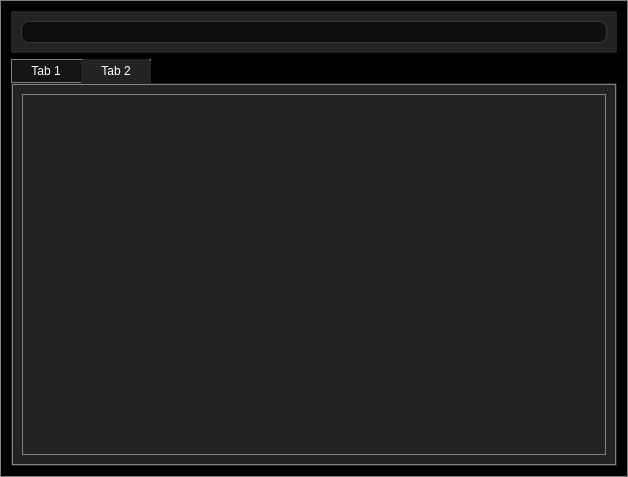
<?xml version="1.0" encoding="UTF-8"?>
<ui version="4.0">
 <class>ExampleForm</class>
 <widget class="QWidget" name="ExampleForm">
  <property name="geometry">
   <rect>
    <x>0</x>
    <y>0</y>
    <width>628</width>
    <height>477</height>
   </rect>
  </property>
  <property name="windowTitle">
   <string>Form</string>
  </property>
  <property name="styleSheet">
   <string notr="true">/* Unreal Engine 5 like Qt Stylesheet https://coolors.co/151515-242424-2f2f2f-353535-4f4f4f-575757-8f8f8f-c0c0c0 .qss is Qt stylesheet and can be modified directly .scss is preprocessor for .css like file, more information please see: https://sass-lang.com/guide https://github.com/spyder-ide/qtsass to compile .scss to .qss use command: `qtsass ue.scss -o ue.qss` */

QWidget#ExampleForm {
background-color: black;
}

QMainWindow {
     background-color: #151515;
     color: white;
     font-family: &quot;Roboto&quot;;
}
 #centralwidget {
     background-color: #151515;
}

 QWidget {
     background-color: #242424;
     color: white;
     font-family: &quot;Roboto&quot;;
border: 1px solid gray;

     }

     


 QGroupBox, QFrame {
     background-color: #242424;
     border-style: transparent;
}
 QGroupBox {
     padding-top: 10px;
}
 QGroupBox::title {
     padding: 0px;
}
 QMenuBar {
     background-color: #151515;
     color: #c0c0c0;
}
 QMenuBar::item {
     padding: 5px 12px 5px 12px;
}
 QMenuBar::item:selected {
     background-color: #575757;
     color: white;
}
 QMenuBar::item:pressed {
     background-color: #0664c3;
}
 QMenu {
     padding-top: 3px;
     background-color: #2f2f2f;
}
 QMenu::item {
     padding: 5px 10px 5px 10px;
     min-width: 180px;
}
 QMenu::item:selected {
     background-color: #0664c3;
}
 QLabel {
     color: #c0c0c0;
     background-color: transparent;
}
 QLineEdit, QComboBox, QSpinBox, QDoubleSpinBox {
     color: #c0c0c0;
     background-color: #0f0f0f;
     height: 20px;
     padding-left: 6px;
     border-radius: 3px;
     border: 1px solid #353535;
}
 QLineEdit:hover, QComboBox:hover {
     border-color: #4f4f4f;
}
 QLineEdit:focus {
     border-color: rgb(6, 100, 195)
}
 QLineEdit {
     border-radius: 8px;
}
 QComboBox::drop-down {
     border: none;
     padding-right: 5px;
}
 QComboBox::down-arrow {
     image: url(:/icons/arrow-down.svg);
     width: 15px;
}
 QComboBox::down-arrow:hover {
     image: url(:/icons/arrow-down-white.svg);
}
 QComboBox:disabled {
     color: #8f8f8f;
     background-color: #353535;
     border-style: transparent;
}
 QSpinBox::up-button, QDoubleSpinBox::up-button {
     image: url(:/icons/arrow-up.svg);
     subcontrol-position: top right;
     padding: 2px 2px 0px 0px;
     width: 15px;
}
 QSpinBox::up-button:hover, QDoubleSpinBox::up-button:hover {
     image: url(:/icons/arrow-up-white.svg);
}
 QSpinBox::down-button, QDoubleSpinBox::down-button {
     image: url(:/icons/arrow-down.svg);
     subcontrol-position: bottom right;
     padding: 0px 2px 2px 0px;
     width: 15px;
}
 QSpinBox::down-button:hover, QDoubleSpinBox::down-button:hover {
     image: url(:/icons/arrow-down-white.svg);
}
 QPushButton {
     background-color: #353535;
     height: 20px;
     padding-bottom: 1px;
     border-radius: 3px;
     border: 1px solid black;
}
 QPushButton:hover {
     background-color: #575757;
}
 QPushButton:checked {
     color: white;
     background-color: #0664c3;
}
 QPushButton:checked:hover {
     background-color: #0070e0;
}
 QPushButton:disabled {
     color: #8f8f8f;
     background-color: #353535;
     border-style: transparent;
}
 QPushButton:flat {
     background-color: transparent;
     color: #c0c0c0;
     border-style: transparent;
}
 QPushButton:flat:hover {
     color: white;
     background-color: #353535;
}
 QPushButton:flat:disabled {
     color: #575757;
}





 QRadioButton {
     color: white;
     background-color: transparent;
     height: 20px;
}
 QRadioButton::indicator {
     height: 9px;
     width: 9px;
}
 QRadioButton::indicator:checked {
     image: url(:/icons/radio.svg);
}
 QRadioButton::indicator:unchecked {
     image: url(:/icons/unradio.svg);
}
 QCheckBox {
     color: white;
     background-color: transparent;
     height: 20px;
}
 QGroupBox::indicator, QCheckBox::indicator {
     height: 15px;
     width: 15px;
     border-radius: 3px;
     border: 1px solid #353535;
     background-color: #0f0f0f;
}
 QGroupBox::indicator:hover, QCheckBox::indicator:hover {
     border-color: #4f4f4f;
}
 QGroupBox::indicator:checked, QCheckBox::indicator:checked {
     image: url(:/icons/check.svg);
}
 QTableView, QTreeView, QListView {
     background-color: #151515;
}
 QTableView::item, QTreeView::item, QListView::item {
     color: #c0c0c0;
}
 QTableView::item::selected, QTreeView::item::selected, QListView::item::selected {
     selection-color: white;
     selection-background-color: #0070e0;
}
 QTableView::item::selected:focus, QTreeView::item::selected:focus, QListView::item::selected:focus {
     background-color: #0070e0;
}
 QTableView::indicator:unchecked, QTreeView::indicator:unchecked, QListView::indicator:unchecked {
     image: url(:/icons/uncheck.svg);
}
 QTableView::indicator:checked, QTreeView::indicator:checked, QListView::indicator:checked {
     image: url(:/icons/check.svg);
}
 QHeaderView::section {
     background-color: #2f2f2f;
     padding-left: 5px;
     color: #c0c0c0;
     border: none;
}
 QHeaderView::section::horizontal {
     border-left: 1px solid #151515;
}
 QHeaderView::section::vertical {
     border-top: 1px solid #151515;
}
 QHeaderView::section:hover {
     background-color: #353535;
}
 QTreeView::branch:closed:has-children {
     image: url(:/icons/triangle-right.svg);
}
 QTreeView::branch:closed:has-children:hover {
     image: url(:/icons/triangle-right-white.svg);
}
 QTreeView::branch:open:has-children {
     image: url(:/icons/triangle-down.svg);
}
 QTreeView::branch:open:has-children:hover {
     image: url(:/icons/triangle-down-white.svg);
}
 QTableWidget QTableCornerButton::section {
     background-color: #2f2f2f;
}
 QProgressBar {
     background-color: #151515;
     border: 1px transparent black;
     height: 10px;
     color: transparent;
}
 QProgressBar::chunk {
     border-image: url(:/icons/progress-pattern.svg) 0 0 0 0 repeat repeat;
}
 QSlider {
     border: 1px solid #353535;
     border-radius: 3px;
}
 QSlider:horizontal {
     height: 18px;
}
 QSlider:vertical {
     width: 18px;
}
 QSlider::groove {
     border: 1px solid #151515;
     background: #151515;
     border-radius: 3px;
}
 QSlider::groove:horizontal {
     height: 16px;
}
 QSlider::groove:vertical {
     width: 16px;
}
 QSlider::handle {
     background: #353535;
     border-radius: 3px;
}
 QSlider::handle:hover {
     background: #575757;
}
 QSlider::handle:horizontal {
     width: 30px;
}
 QSlider::handle:vertical {
     height: 30px;
}
 QScrollBar {
     background: #151515;
}
 QScrollBar:horizontal {
     height: 11px;
}
 QScrollBar:vertical {
     width: 11px;
}
 QScrollBar::add-page, QScrollBar::sub-page {
     background: none;
}
 QScrollBar::add-line, QScrollBar::sub-line {
     border: none;
     background: none;
}
 QScrollBar::handle {
     margin: 2px;
     background: #575757;
     border-radius: 3px;
}
 QScrollBar::handle:hover {
     background: #8f8f8f;
}
 QTabBar {
     background-color: #151515;
}
 QTabBar::tab {
     background-color: transparent;
     padding: 5px;
     border-top-left-radius: 3px;
     border-top-right-radius: 3px;
}
 QTabBar::tab:vertical:right {
     border-top-right-radius: 3px;
     border-bottom-right-radius: 3px;
}
 QTabBar::tab:vertical:left {
     border-top-left-radius: 3px;
     border-bottom-left-radius: 3px;
}
 QTabBar::tab:bottom, QTabBar::tab:top {
     min-width: 60px;
}
 QTabBar::tab:left, QTabBar::tab:right {
     min-height: 60px;
}
 QTabBar::tab:hover {
     background-color: #242424;
}
 QTabBar::tab:selected {
     background-color: #242424;
}
 QTabBar::indicator {
     width: 5px;
     height: 5px;
}
 QTabBar::close-button {
     image: url(:/icons/cross.svg);
}
 QTabBar::close-button:hover {
     image: url(:/icons/cross-white.svg);
}
 QTabBar::close-button:!selected {
     image: none;
}
 QTabWidget {
     border: none;
}
 QTabWidget:pane {
     border: none;
}

 QDockWidget {
     background-color: #2f2f2f;
     font-weight: bold;
     color: #c0c0c0;
     border-radius: 3px;
     titlebar-close-icon: url(:/icons/cross.svg);
     titlebar-normal-icon: url();
}
 QDockWidget::close-button {
     image: url(:/icons/cross.svg);
     background: none;
     border: none;
     icon-size: 5px;
}
 QDockWidget::close-button:hover {
     image: url(:/icons/cross-white.svg);
}

 QToolBox::tab {
     background-color: #2f2f2f;
     font-weight: bold;
     color: #c0c0c0;
     border-radius: 0px;
     image: url(:/icons/triangle-right.svg);
     image-position: left;
}
 QToolBox::tab:selected {
     image: url(:/icons/triangle-down.svg);
}



nf--MyPushButton {
    background-color: blue;
}
</string>
  </property>
  <layout class="QVBoxLayout" name="verticalLayout_2">
   <item>
    <layout class="QVBoxLayout" name="verticalLayout">
     <item>
      <widget class="QFrame" name="frame">
       <property name="styleSheet">
        <string notr="true"/>
       </property>
       <property name="frameShape">
        <enum>QFrame::StyledPanel</enum>
       </property>
       <property name="frameShadow">
        <enum>QFrame::Raised</enum>
       </property>
       <layout class="QVBoxLayout" name="verticalLayout_4">
        <item>
         <layout class="QVBoxLayout" name="verticalLayout_3">
          <item>
           <widget class="QLineEdit" name="lineEdit"/>
          </item>
         </layout>
        </item>
       </layout>
      </widget>
     </item>
    </layout>
   </item>
   <item>
    <widget class="QTabWidget" name="tabWidget">
     <property name="currentIndex">
      <number>1</number>
     </property>
     <widget class="QWidget" name="tab">
      <attribute name="title">
       <string>Tab 1</string>
      </attribute>
      <layout class="QVBoxLayout" name="verticalLayout_9">
       <property name="rightMargin">
        <number>2</number>
       </property>
       <item>
        <widget class="QScrollArea" name="scrollArea">
         <property name="frameShape">
          <enum>QFrame::NoFrame</enum>
         </property>
         <property name="frameShadow">
          <enum>QFrame::Plain</enum>
         </property>
         <property name="verticalScrollBarPolicy">
          <enum>Qt::ScrollBarAsNeeded</enum>
         </property>
         <property name="horizontalScrollBarPolicy">
          <enum>Qt::ScrollBarAsNeeded</enum>
         </property>
         <property name="widgetResizable">
          <bool>true</bool>
         </property>
         <widget class="QWidget" name="scrollAreaWidgetContents_2">
          <property name="geometry">
           <rect>
            <x>0</x>
            <y>0</y>
            <width>584</width>
            <height>410</height>
           </rect>
          </property>
          <layout class="QVBoxLayout" name="verticalLayout_10">
           <item>
            <layout class="QVBoxLayout" name="verticalLayout_8">
             <item>
              <widget class="QTableWidget" name="tableWidget"/>
             </item>
             <item>
              <widget class="QPushButton" name="pushButton_3">
               <property name="text">
                <string>PushButton</string>
               </property>
              </widget>
             </item>
             <item>
              <widget class="QTableWidget" name="tableWidget_2"/>
             </item>
             <item>
              <widget class="QRadioButton" name="radioButton_2">
               <property name="text">
                <string>RadioButton</string>
               </property>
              </widget>
             </item>
             <item>
              <widget class="QPushButton" name="pushButton_4">
               <property name="text">
                <string>PushButton</string>
               </property>
              </widget>
             </item>
             <item>
              <widget class="QPushButton" name="pushButton_2">
               <property name="text">
                <string>PushButton</string>
               </property>
              </widget>
             </item>
             <item>
              <widget class="QPushButton" name="pushButton">
               <property name="text">
                <string>PushButton</string>
               </property>
              </widget>
             </item>
             <item>
              <widget class="QRadioButton" name="radioButton">
               <property name="text">
                <string>RadioButton</string>
               </property>
              </widget>
             </item>
             <item>
              <widget class="QTableWidget" name="tableWidget_3"/>
             </item>
             <item>
              <widget class="QCheckBox" name="checkBox">
               <property name="text">
                <string>CheckBox</string>
               </property>
              </widget>
             </item>
             <item>
              <widget class="QTableWidget" name="tableWidget_4"/>
             </item>
            </layout>
           </item>
          </layout>
         </widget>
        </widget>
       </item>
      </layout>
     </widget>
     <widget class="QWidget" name="tab_2">
      <attribute name="title">
       <string>Tab 2</string>
      </attribute>
      <layout class="QVBoxLayout" name="verticalLayout_7">
       <item>
        <widget class="QScrollArea" name="scrollArea_3">
         <property name="widgetResizable">
          <bool>true</bool>
         </property>
         <widget class="QWidget" name="scrollAreaWidgetContents_3">
          <property name="geometry">
           <rect>
            <x>0</x>
            <y>0</y>
            <width>588</width>
            <height>362</height>
           </rect>
          </property>
          <layout class="QVBoxLayout" name="verticalLayout_6">
           <item>
            <layout class="QVBoxLayout" name="tabTwoLayout"/>
           </item>
           <item>
            <spacer name="verticalSpacer">
             <property name="orientation">
              <enum>Qt::Vertical</enum>
             </property>
             <property name="sizeHint" stdset="0">
              <size>
               <width>20</width>
               <height>40</height>
              </size>
             </property>
            </spacer>
           </item>
          </layout>
         </widget>
        </widget>
       </item>
      </layout>
     </widget>
    </widget>
   </item>
  </layout>
 </widget>
 <resources>
  <include location="icons.qrc"/>
 </resources>
 <connections/>
</ui>
